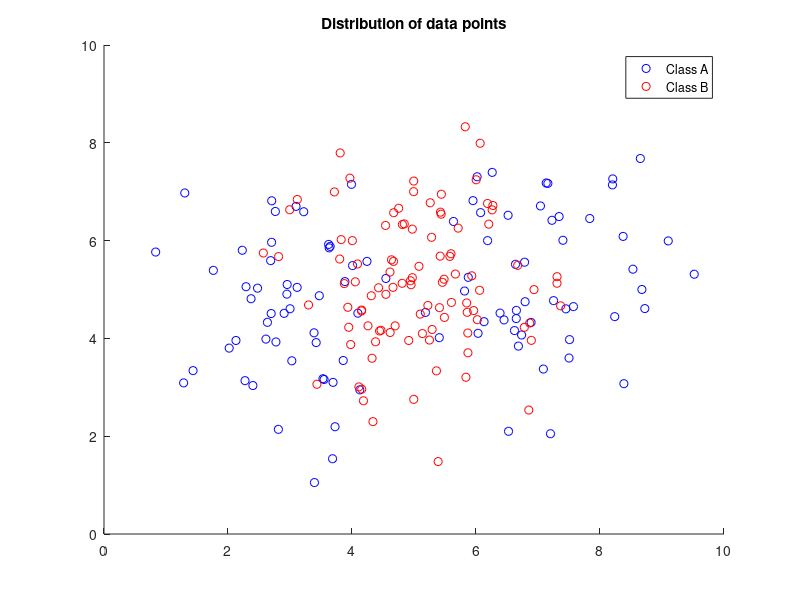
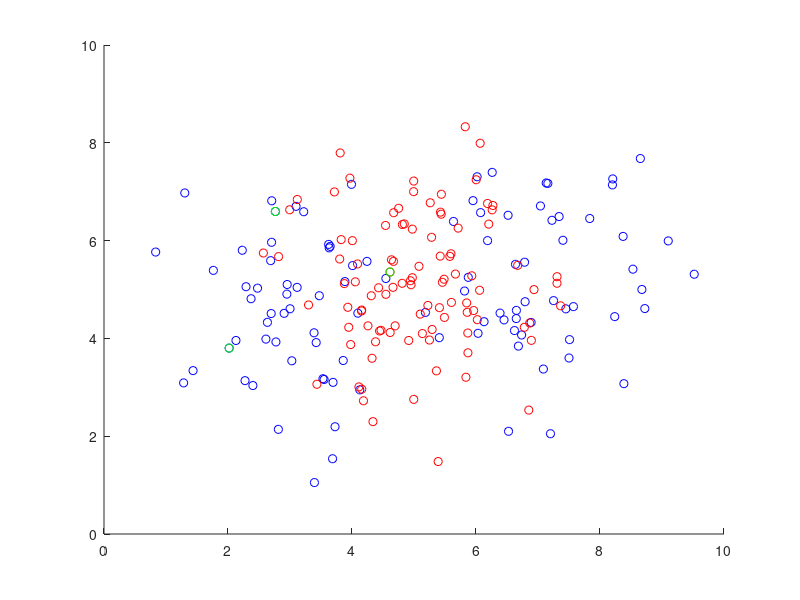

Reproduce these figures in MATLAB, in order. (Note: this script raises an error after producing the figures.)

% Question 1 + 2
A = importdata('data_lvq_A.mat');
B = importdata('data_lvq_B.mat');

% Add class label to matrix
A = [A (ones(size(A, 1), 1).*1)];
B = [B (ones(size(B, 1), 1).*2)];

ax1 = subplot(1,1,1);
axis(ax1, [0 10 0 10]);
hold off;
scatter(A(:, 1), A(:, 2), 'b')
hold on;
scatter(B(:, 1), B(:, 2), 'r')
title('Distribution of data points')
legend('Class A','Class B')
print('data.png', '-dpng')

% Question 3
points = [A;B];
% shuffle the data
rng(0) % deterministic random
points = points(randperm(size(points, 1)), :);

% prototype = w
% three prototypes. One belongs to class 1, 2 to class 2
w = [A(1,1) A(1,2) 1; ...
    A(2,1) A(2,2) 1; ...
    B(1,1) B(1,2) 2];

figure;
hold off;
scatter(A(:, 1), A(:, 2), 'b')
hold on;
scatter(B(:, 1), B(:, 2), 'r')

plot(w(:,1), w(:,2), 'go')

% Run the lvq algorithm
[w, trainingErrors] = lvq(points, w);

% Question 4
hold off;
plot(1:size(trainingErrors,1), trainingErrors(:, 1))
title('Change of the training errors over the LVQ epochs')
xlabel('Epoch')
ylabel('Training error')
print('data_curve_global.png', '-dpng')


% Question 5
% REDO
hold off;    
title('Classification of the classes A and B')

ax1 = subplot(2,2,1);
plot(1:size(trainingErrors,1), 1- trainingErrors(:, 2) / 100)
xlabel('Epoch')
ylabel('Correctly classified A')

ax2 = subplot(2,2,2);
plot(1:size(trainingErrors,1), trainingErrors(:, 2) / 100)
xlabel('Epoch')
ylabel('Incorrectly classified A')

ax3 = subplot(2,2,3);
plot(1:size(trainingErrors,1), 1 - trainingErrors(:, 3) / 100)
xlabel('Epoch')
ylabel('Correctly classified B')

ax4 = subplot(2,2,4);
plot(1:size(trainingErrors,1), trainingErrors(:, 3) / 100)
xlabel('Epoch')
ylabel('Incorrectly classified B')

axis([ax1 ax2 ax3 ax4],[1 size(trainingErrors,1) 0 1])
print('data_curves.png', '-dpng')


% Question 6
hold off;
title('Classification of the classes A and B')

[x,y] = classifiedPoints(points, w, 1, 1);
ax1 = subplot(2,2,1);
scatter(x, y)
xlabel('')
ylabel('')
title('Points of Class A classified as A')

[x,y] = classifiedPoints(points, w, 1, 2);
ax2 = subplot(2,2,2);
scatter(x, y)
xlabel('')
ylabel('')
title('Points of Class A classified as B')

[x,y] = classifiedPoints(points, w, 2, 1);
ax3 = subplot(2,2,3);
scatter(x, y)
xlabel('')
ylabel('')
title('Points of Class B classified as A')

[x,y] = classifiedPoints(points, w, 2, 2);
ax4 = subplot(2,2,4);
scatter(x, y)
xlabel('')
ylabel('')
title('Points of Class B classified as B')

axis([ax1 ax2 ax3 ax4], [0 10 0 10]);
print('data_classified.png', '-dpng')


function [x,y] = classifiedPoints(points, w, point_c, classified_c)
    % Return all x,y coordinated of points that have the class point_c
    % and are classified as classified_c
    
    x = [];
    y = [];
    
    for point_index=1:length(points)
        point = points(point_index, :);
        if(point(3) == point_c)
            w_dist = [
                euclideanDistance(point(1), point(2), w(1,1), w(1,2)) ...
                euclideanDistance(point(1), point(2), w(2,1), w(2,2)) ...
                euclideanDistance(point(1), point(2), w(3,1), w(3,2))
            ];

            w_closest_index = find(w_dist==min(w_dist));
            w_closest_c =  w(w_closest_index, 3);
            if(classified_c == w_closest_c)
                x = [x;point(1)];
                y = [y;point(2)];
            end
        end
    end
end
